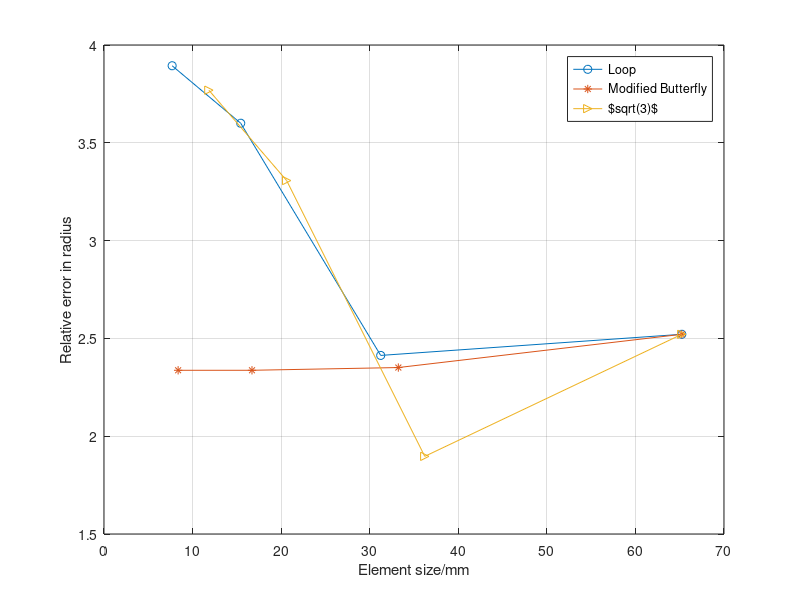
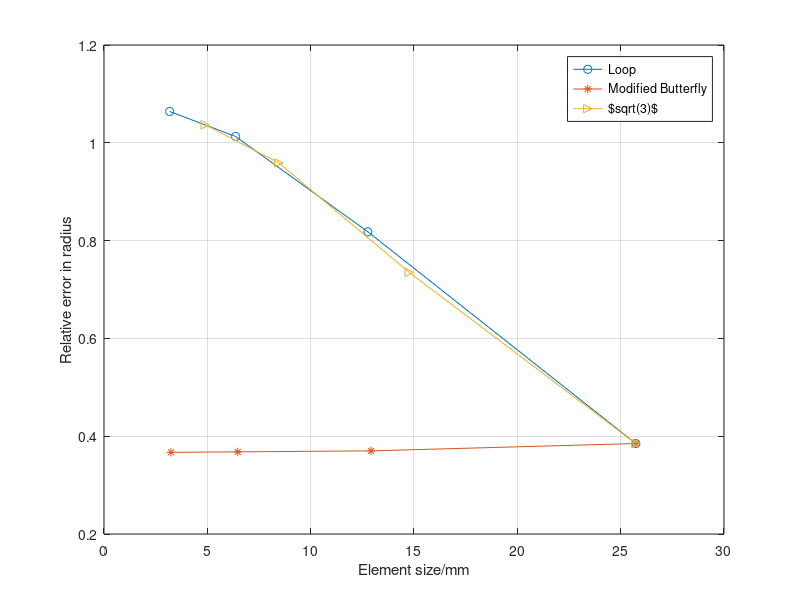

MATLAB code for these plots, in order:
clear
clc

irrAvgLoop = [2.521, 2.413, 3.600, 3.894];

irrAvgMb = [2.521, 2.351, 2.337, 2.337];

irrAvgRoot = [2.521, 1.897, 3.307, 3.769];

%% 
regularAvgLoop = [0.385, 0.818, 1.013, 1.064];

regularAvgMb = [0.385, 0.370, 0.368, 0.367];

regularAvgRoot = [0.385, 0.735, 0.959, 1.037];

irrhloop = [65.236, 31.240, 15.435,  7.693];
irrhMb =   [65.236, 33.230, 16.708,  8.369];   
irrhRoot = [65.236, 36.215, 20.620,  11.839];

regularhloop = [25.733	12.768, 6.364, 3.178];
regularhMb =   [25.733 12.920, 6.473, 3.239];
regularhRoot = [25.733 14.767, 8.452, 4.890];

figure(1)
plot(irrhloop,irrAvgLoop, 'o-');
hold on
plot(irrhMb,irrAvgMb, '*-');
hold on
plot(irrhRoot,irrAvgRoot, '->');
%% 
grid on
xlabel("Element size/mm");
ylabel("Relative error in radius");
legend("Loop", "Modified Butterfly", "$\sqrt(3)$");

figure(2)
plot(regularhloop,regularAvgLoop, 'o-');
hold on
plot(regularhMb,regularAvgMb, '*-');
hold on
plot(regularhRoot,regularAvgRoot, '->');
grid on
xlabel("Element size/mm");
ylabel("Relative error in radius");
legend("Loop", "Modified Butterfly", "$\sqrt(3)$");
